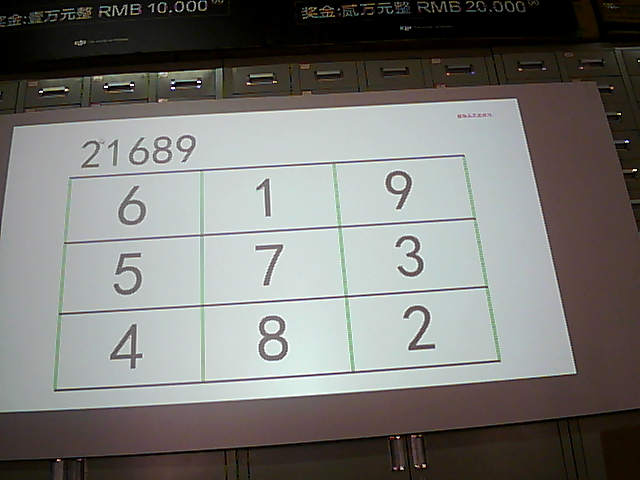
#> input picture PadPass/0_21689_619573482.jpg, 640 x 480 px; its folder holds only this picture in this run
$ python -i PadPass_new1.py   (imports and definitions only)   (Python 2 division)
#> lines starting #> are read from the running program, lines starting #| are printed output that depends on the picture; after the words box and inside, x2 and y2 are one past the last pixel; in counts of white or black regions, pixels touching at a corner belong together; long printed decimals are rounded
#> further down, picture is the input picture: shape (480, 640, 3); mean B, G, R 116.8, 120.3, 120.9
import cv2
import numpy as np
import datetime

def resize(rawimg):  # resize img to 28*28
    fx = 640.0 / rawimg.shape[0]
#> fx = 1.33
    fy = 480.0 / rawimg.shape[1]
#> fy = 0.75
    fx = fy = min(fx, fy)
#> fx = 0.75
    img = cv2.resize(rawimg, None, fx=fx, fy=fy, interpolation=cv2.INTER_CUBIC)
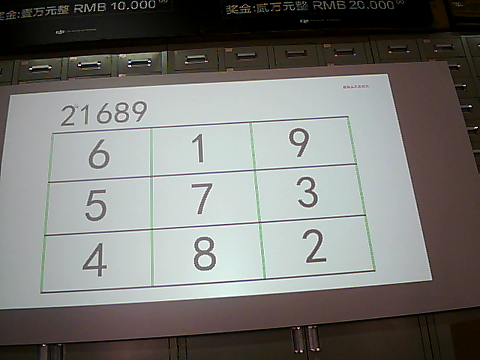
#> img: shape (360, 480, 3); mean B, G, R 116.8, 120.3, 120.9
    return img
green = np.uint8([[[110,140,130 ]]])
hsv_green = cv2.cvtColor(green,cv2.COLOR_BGR2HSV)

count=15

def process(frame):
    global count
    #frame=cv2.imread("/Users/wzq/Downloads/pic_padpass/200.jpg")
    begin = datetime.datetime.now()

    frame=resize(frame)
    frame = cv2.GaussianBlur(frame, (5, 5), 1)
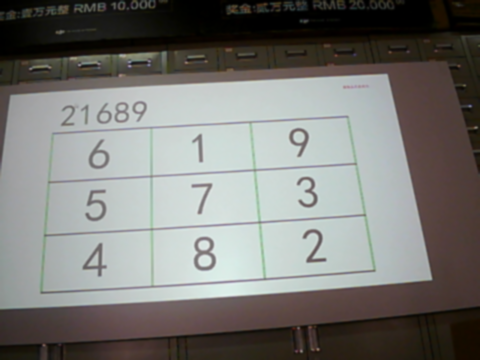
#> frame: shape (360, 480, 3); mean B, G, R 116.8, 120.3, 120.9
    hsv = cv2.cvtColor(frame, cv2.COLOR_BGR2HSV)
#> hsv: shape (360, 480, 3); mean H, S, V 56.2, 52, 125.5
    lower_white = np.array([0, 0, 150])
    upper_white = np.array([255, 255, 255])
    mask = cv2.inRange(hsv, lower_white, upper_white)
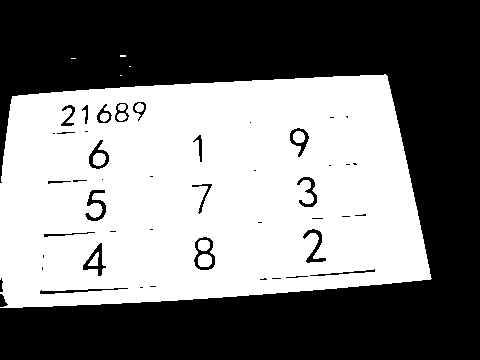
#> mask: shape (360, 480); 48.8% white; 14 white regions (4 under 20 px)

    contours, hierarchy = cv2.findContours(mask.copy(), cv2.RETR_TREE, cv2.CHAIN_APPROX_SIMPLE)
#> contours = 58 contours, 25 with area under 20; largest, box (x1, y1, x2, y2) and area: (0, 74, 432, 308) 86480, (193, 236, 216, 271) 586, (88, 139, 110, 170) 388, (82, 242, 107, 277) 385, (289, 127, 310, 158) 350

    pos_rect=[]
    for cnt in contours:
        approx = cv2.approxPolyDP(cnt, 0.04 * cv2.arcLength(cnt, True), True)
        if len(approx) == 4 or len(approx)==5 or len(approx)==6:
            x, y, w, h = cv2.boundingRect(cnt)
            #w,h,x,y=int(rect[0][1]),int(rect[0][1]),int(rect[1][0]),int(rect[1][1])
            if  w*h<150 or w*h>380 or h>w:
                continue
            mask_rect = np.zeros((mask.shape[0], mask.shape[1]), np.uint8)
            cv2.rectangle(mask_rect,(x, y), (x + w, y + h),255,-1)
            x1, y1, w1, h1 = cv2.boundingRect(cnt)
            mask_rect_color= mask[y1:y1+h1, x1:x1+w1].mean()
            print w, h, w * h, mask_rect_color
            if(mask_rect_color<200):
                continue
            #cv2.rectangle(frame, (x, y), (x + w, y + h), (0, 0, 255), 2)
            pos_rect.append([x,y,w,h])
#> this loop made 58 passes
#> (x, y, w, h, x1, y1, w1, h1) on pass 15: (198, 254, 14, 13, 198, 254, 14, 13)
#> (approx, x, y, w, h) on passes 2, 24, 26, 28, 29, 38: ([[387, 76], [12, 96], [0, 307], [430, 279]], 0, 74, 432, 234), ([[366, 214], [365, 216], [354, 215], [363, 213]], 354, 213, 13, 4), ([[211, 183], [199, 214], [207, 186], [191, 185]], 191, 183, 22, 32), ([[72, 181], [73, 179], [87, 180], [77, 182]], 72, 179, 16, 4), ([[101, 179], [102, 178], [103, 179], [102, 180]], 101, 178, 3, 3), ([[199, 134], [201, 162], [198, 140], [192, 141]], 192, 134, 11, 29)
#| 14 13 182 222.775
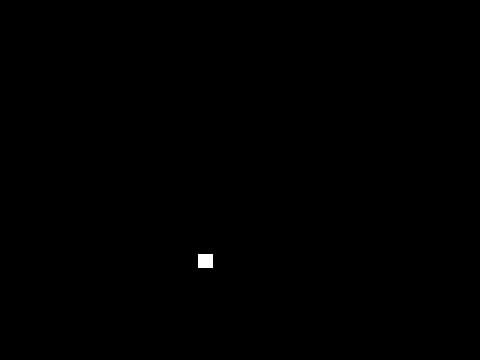
#> mask_rect: shape (360, 480); 0.12% white; 1 white region, box (x1, y1, x2, y2) and area: (198, 254, 213, 268) 210
#> after the loop, pos_rect = [[198, 254, 14, 13]]
    # cv2.imshow("frame", frame)
    # cv2.waitKey(0)
    pos_rect.sort(key=lambda x:(x[0],x[1]))
    pos_rect_left=pos_rect[0:5]
#> pos_rect_left = [[198, 254, 14, 13]]
    pos_rect_left.sort(key=lambda x:(x[1]))
    pos_rect_right=pos_rect[5:10]
#> pos_rect_right = []
    pos_rect_right.sort(key=lambda x:(x[1]))
    result = []

    def slice_first_line():
        arg_line=0
        x=pos_rect_left[arg_line][0]+pos_rect_left[arg_line][2]
#> x = 212
#> (the run stopped early here; a loop or call above may not have finished)

$ run again, on PadPass/0_48977_148796235.jpg
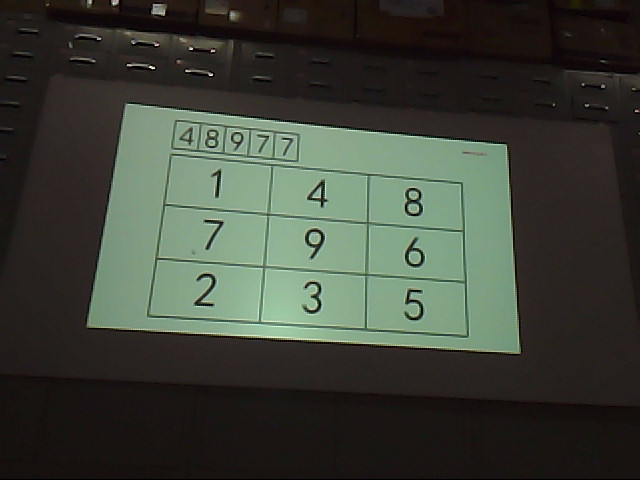
#> input picture PadPass/0_48977_148796235.jpg, 640 x 480 px
#> picture is the input picture: shape (480, 640, 3); mean B, G, R 56.4, 65.8, 61.2
#> in process, `frame = cv2.GaussianBlur(frame, (5, 5), 1)`:
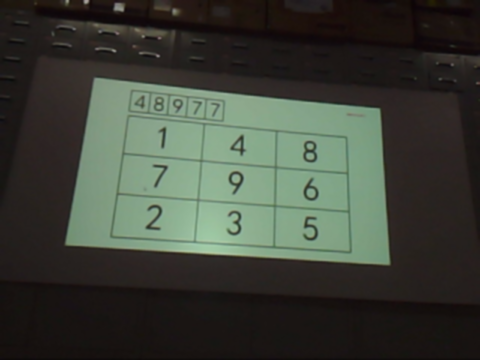
#> frame: shape (360, 480, 3); mean B, G, R 56.4, 65.8, 61.2
#> hsv: shape (360, 480, 3); mean H, S, V 33.6, 60.5, 69.8
#> in process, `mask = cv2.inRange(hsv, lower_white, upper_white)`:
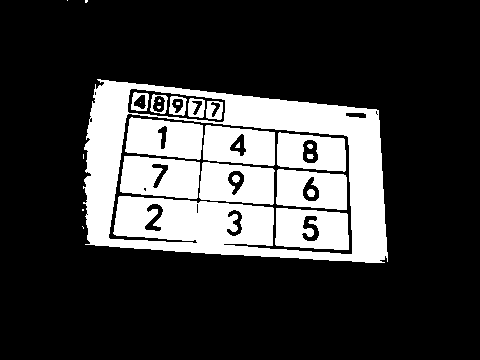
#> mask: shape (360, 480); 23.7% white; 27 white regions (10 under 20 px)
#> contours = 51 contours, 18 with area under 20; largest, box (x1, y1, x2, y2) and area: (83, 79, 388, 263) 46776, (108, 113, 353, 255) 22178, (120, 156, 200, 199) 2794, (275, 208, 349, 250) 2642, (199, 162, 275, 205) 2616
#> the loop in process, `for cnt in contours:` made 51 passes
#> (approx, x, y, w, h, x1, y1, w1) on pass 32: ([[345, 113], [363, 112], [366, 117], [349, 117]], 345, 112, 22, 7, 345, 112, 22)
#> (printed output is left out)
#> after the loop in process, `for cnt in contours:`: pos_rect = []
